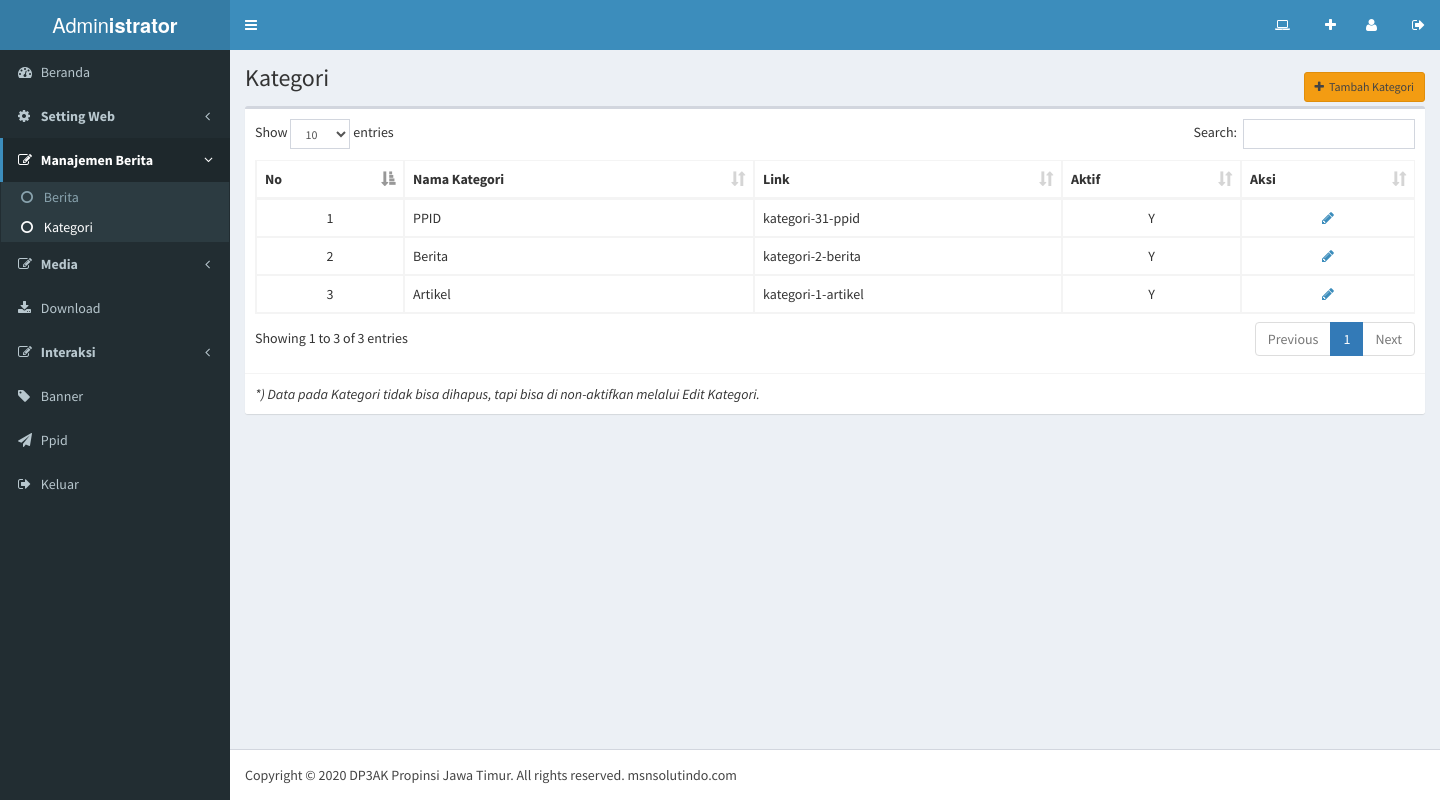
Screenshot of /adminweb/media.php?module=kategori (signed in) with the database file from the repository.
### tables this page shows
CREATE TABLE `kategori`  (
  `id_kategori` int(5) NOT NULL AUTO_INCREMENT,
  `nama_kategori` varchar(50) NOT NULL,
  `kategori_seo` varchar(100) NOT NULL,
  `aktif` enum('Y','N') NOT NULL DEFAULT 'Y',
  PRIMARY KEY (`id_kategori`) USING BTREE
);

CREATE TABLE `identitas`  (
  `id_identitas` int(5) NOT NULL AUTO_INCREMENT,
  `nama_pemilik` varchar(100) NOT NULL,
  `nama_website` varchar(100) NOT NULL,
  `alamat_website` varchar(100) NOT NULL,
  `meta_deskripsi` varchar(250) NOT NULL,
  `meta_keyword` varchar(250) NOT NULL,
  `email` varchar(100) NOT NULL,
  `facebook` varchar(100) NOT NULL,
  `twitter` varchar(100) NOT NULL,
  `fb` varchar(100) NOT NULL,
  `tube` varchar(100) NOT NULL,
  `ig` varchar(100) NOT NULL,
  `twitter_widget` text NOT NULL,
  `wtemp` text NOT NULL,
  `favicon` varchar(50) NOT NULL,
  `logo` varchar(200) NOT NULL,
  `fopim` varchar(100) NOT NULL,
  `telpon` varchar(20) NOT NULL,
  `alamat` text NOT NULL,
  PRIMARY KEY (`id_identitas`) USING BTREE
);

### adminweb/modul/mod_kategori/kategori.php (the view, shortened to what this page needs)
<?php
if (empty($_SESSION['namauser']) AND empty($_SESSION['passuser'])){
	echo "<script>alert('Untuk mengakses modul, Anda harus login dulu.'); window.location = '../../index.php'</script>";
}
else{
	$act = isset($_GET['act']) ? $_GET['act'] : '';
?>
	<section class="content-header">
		<h1>Kategori</h1>
		<ol class="breadcrumb">
            <li><a class="btn btn-warning btn-sm" href="?module=kategori&act=tambahkategori"><i class="fa fa-plus"></i>Tambah Kategori</a></li>
        </ol>
	</section>
	<section class="content">
		<div class="row">
			<div class="col-xs-12">
<?php
	switch($act){
		default:
?>
              <div class="box">
                <div class="box-body">
                  <table id="datakategori" class="table table-bordered table-hover">
                    <thead>
                      <tr>
                        <th>No</th>
                        <th>Nama Kategori</th>
                        <th>Link</th>
                        <th>Aktif</th>
                        <th>Aksi</th>
                      </tr>
                    </thead>
                    <tbody>
					<?php
					$query  = "SELECT * FROM kategori ORDER BY id_kategori DESC";
					$tampil = mysqli_query($koneksi, $query);
					$no=1;
					while ($r=mysqli_fetch_array($tampil)){
						echo "<tr><td class=\"text-center\">$no</td>
								<td>$r[nama_kategori]</td>
								<td>kategori-$r[id_kategori]-$r[kategori_seo]</td>
								<td class=\"text-center\">$r[aktif]</td>
								<td class=\"text-center\"><a href=\"?module=kategori&act=editkategori&id=$r[id_kategori]\" title=\"Edit Data\"><i class=\"fa fa-pencil\"></i></a></td>
								</tr>";
						$no++;
					}
					?>
                    </tbody>
                  </table>
                </div>
				<div class="box-footer">
					<i>*) Data pada Kategori tidak bisa dihapus, tapi bisa di non-aktifkan melalui Edit Kategori.</i>
                </div>
              </div>
<?php
		break;
?>
<?php
	}
?>
            </div>
		</div>
	</section>
<?php
}
?>

### adminweb/footer.php (shortened to what this page needs)
<?php
if (empty($_SESSION['namauser']) AND empty($_SESSION['passuser'])){
	echo "<script>alert('Untuk mengakses modul, Anda harus login dulu.'); window.location = 'index.php'</script>";
}
else{
?>
      <footer class="main-footer">
		Copyright &copy; 2020 <?php echo $tdin['nama_pemilik']; ?>. All rights reserved. msnsolutindo.com
      </footer>
    </div>
  </body>
</html>
<?php
}
?>

### rows the page displays
kategori: nama_kategori "PPID", id_kategori "31", kategori_seo "ppid", aktif "Y"
kategori: nama_kategori "Berita", id_kategori "2", kategori_seo "berita", aktif "Y"
kategori: nama_kategori "Artikel", id_kategori "1", kategori_seo "artikel", aktif "Y"
identitas: nama_pemilik "DP3AK Propinsi Jawa Timur"
